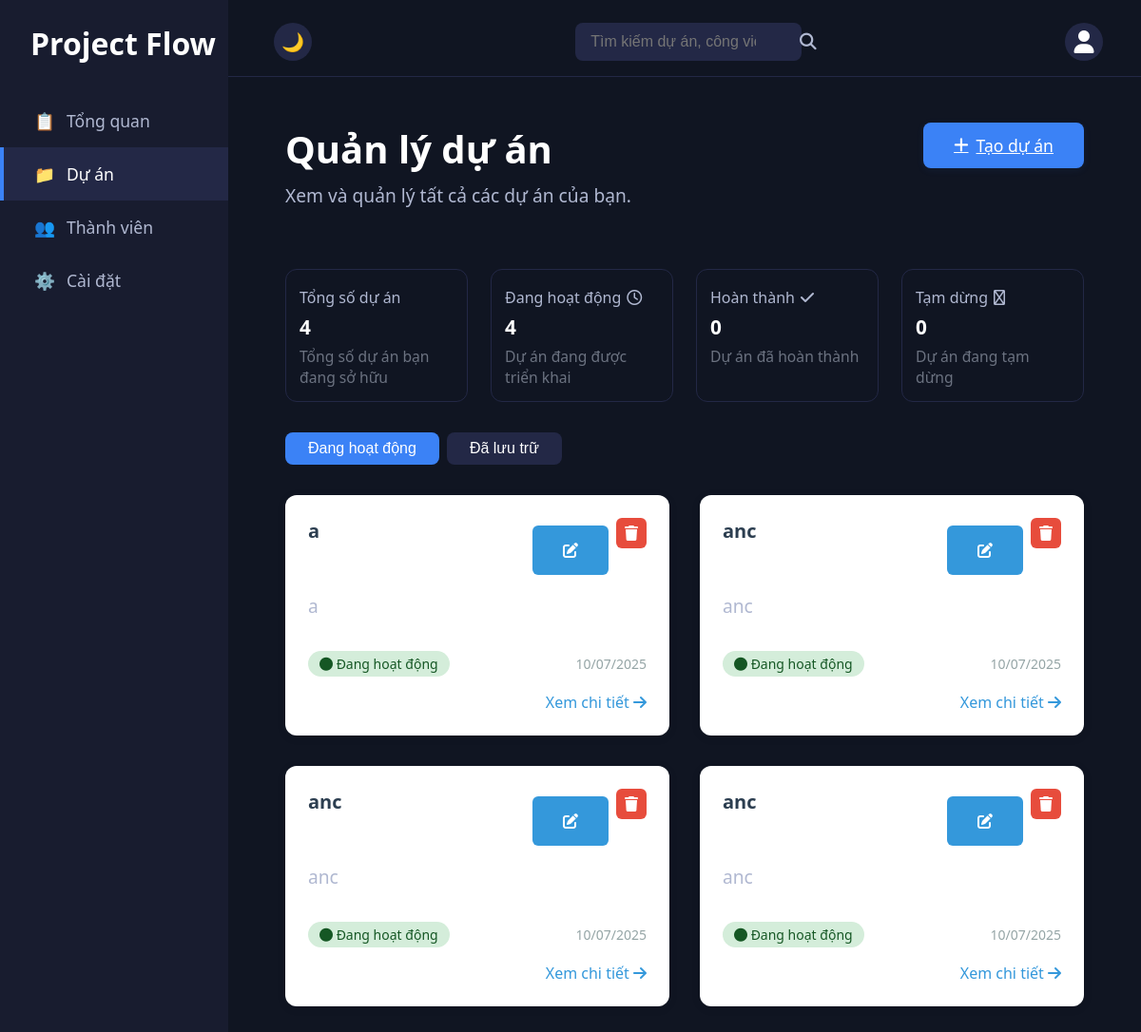
/dashboard/projects/ (signed in), run on an earlier commit of the app's database.
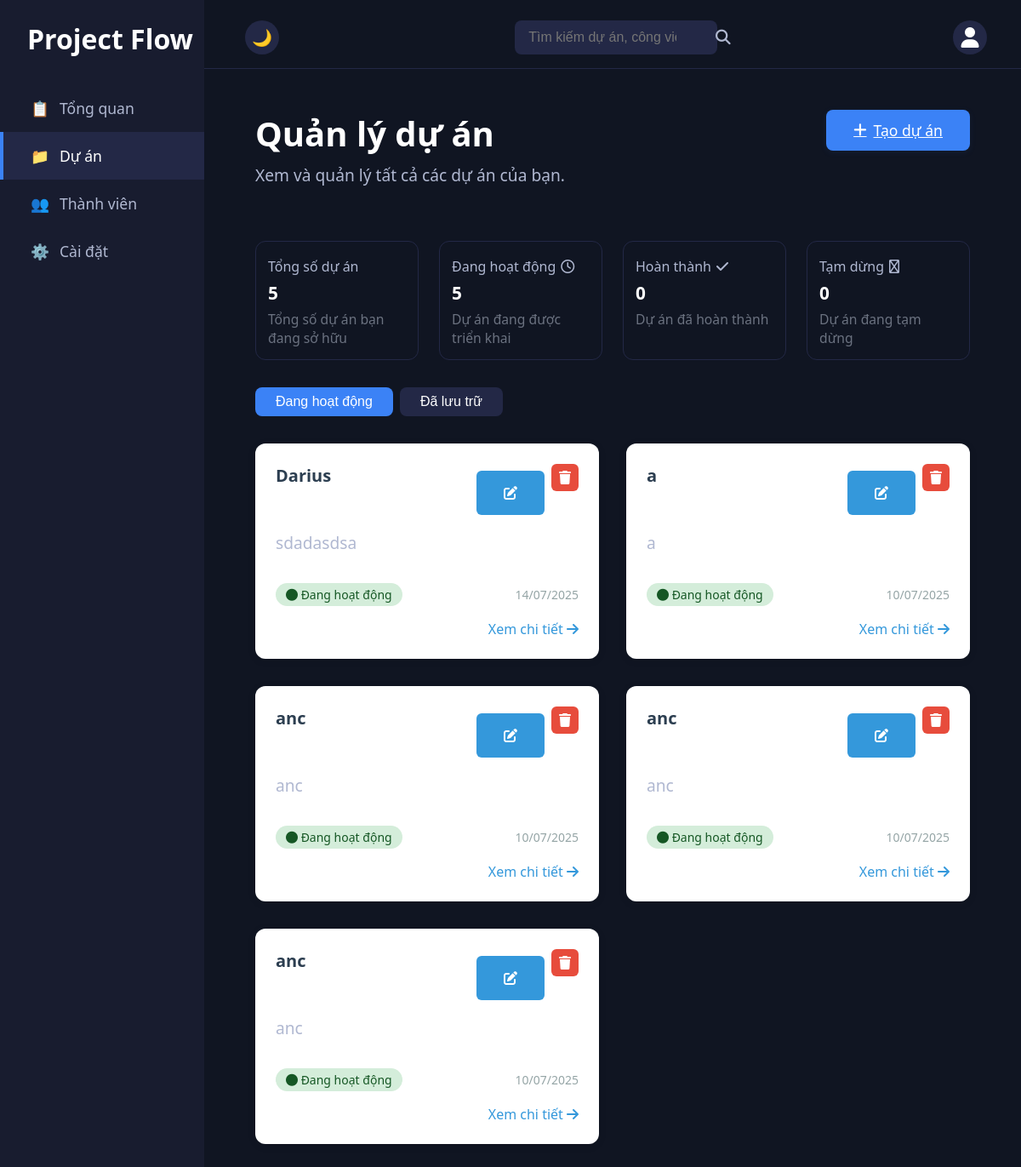
And on a later commit of the database.
### dashboard/models.py (models this page shows)
class Project(models.Model):
    id = models.AutoField(primary_key=True)
    name = models.CharField(max_length=255)
    description = models.TextField()
    status = models.CharField(
        max_length=20,
        choices=ProjectStatus.choices,
        default=ProjectStatus.ACTIVE
    )
    created_at = models.DateTimeField(auto_now_add=True)
    updated_at = models.DateTimeField(auto_now=True)
    archived_at = models.DateTimeField(null=True, blank=True)
    owner = models.ForeignKey(
        User,
        on_delete=models.CASCADE,
        related_name='owned_projects'
    )
    class Meta:
        db_table = 'projects'

### dashboard/views.py (the view)
# urls.py: path('projects/', views.view_projects, name='view_projects'),
@login_required(login_url="login")
def view_projects(request):
    user = request.user
    projects = Project.objects.filter(owner=user).order_by('-created_at')
    total_projects = projects.count()
    active_projects = projects.filter(status='ACTIVE').count()
    completed_projects = projects.filter(status='COMPLETED').count()
    on_hold_projects = projects.filter(status='ON_HOLD').count()
    context = {
        'username': user.username,
        'projects': projects,
        'total_projects': total_projects,
        'active_projects': active_projects,
        'completed_projects': completed_projects,
        'on_hold_projects': on_hold_projects,
    }
    print(context)  # Debugging line to check context
    return render(request, 'dashboard/projects_content.html', context)

### templates/dashboard/projects_content.html (shortened to what this page needs)
{% extends "dashboard/base.html"%}
{% block include_header %}
<link rel="stylesheet" href="/static/dashboard/projects_content.css">
{% endblock%}
{% block container %}
<div id="projects-content" class="content-section">
    <div class="projects-header">
        <div class="projects-title-group">
            <h1>Quản lý dự án</h1>
            <p>Xem và quản lý tất cả các dự án của bạn.</p>
        </div>
        <a href="{% url 'create_project' %}" class="create-btn">
            <i class="fa-solid fa-plus"></i> Tạo dự án
        </a>
    </div>
    <div class="projects-stats">
        <div class="stat-card">
            <div class="stat-title">Tổng số dự án</div>
            <div class="stat-value">{{ total_projects }}</div>
            <div class="stat-desc">Tổng số dự án bạn đang sở hữu</div>
        </div>
        <div class="stat-card">
            <div class="stat-title">Đang hoạt động <i class="fa-regular fa-clock"></i></div>
            <div class="stat-value">{{ active_projects }}</div>
            <div class="stat-desc">Dự án đang được triển khai</div>
        </div>
        <div class="stat-card">
            <div class="stat-title">Hoàn thành <i class="fa-solid fa-check"></i></div>
            <div class="stat-value">{{ completed_projects }}</div>
            <div class="stat-desc">Dự án đã hoàn thành</div>
        </div>
        <div class="stat-card">
            <div class="stat-title">Tạm dừng <i class="fa-regular fa-circle-info"></i></div>
            <div class="stat-value">{{ on_hold_projects }}</div>
            <div class="stat-desc">Dự án đang tạm dừng</div>
        </div>
    </div>
    <div class="projects-tabs">
        <button class="tab-btn active">Đang hoạt động</button>
        <button class="tab-btn">Đã lưu trữ</button>
    </div>
    {% if projects %}
        <div class="projects-grid">
            {% for project in projects %}
                <div class="project-card">
                    <div class="project-header">
                        <h3 class="project-name">{{ project.name }}</h3>
                        <div class="project-actions">
                            <a href="{% url 'edit_project' project.id %}" class="action-btn edit-btn" title="Chỉnh sửa">
                                <i class="fa-solid fa-edit"></i>
                            </a>
                            <a href="{% url 'delete_project' project.id %}" class="action-btn delete-btn" title="Xóa">
                                <i class="fa-solid fa-trash"></i>
                            </a>
                        </div>
                    </div>
                    <p class="project-description">{{ project.description|truncatechars:100 }}</p>
                    <div class="project-meta">
                        <span class="project-status status-{{ project.status|lower }}">
                            {% if project.status == 'ACTIVE' %}
                                <i class="fa-solid fa-circle"></i> Đang hoạt động
                            {% elif project.status == 'COMPLETED' %}
                                <i class="fa-solid fa-check-circle"></i> Hoàn thành
                            {% elif project.status == 'ON_HOLD' %}
                                <i class="fa-solid fa-pause-circle"></i> Tạm dừng
                            {% endif %}
                        </span>
                        <span class="project-date">{{ project.created_at|date:"d/m/Y" }}</span>
                    </div>
                    <div class="project-footer">
                        <a href="{% url 'view_project_detail' project.id %}" class="view-project-btn">
                            Xem chi tiết <i class="fa-solid fa-arrow-right"></i>
                        </a>
                    </div>
                </div>
            {% endfor %}
        </div>
    {% endif %}
</div>
{% endblock %}

### templates/dashboard/base.html (shortened to what this page needs)
<!DOCTYPE html>
<html lang="vi">
<head>
    <link rel="stylesheet" href="/static/dashboard/frame.css">
    <link rel="stylesheet" href="https://cdnjs.cloudflare.com/ajax/libs/font-awesome/6.5.0/css/all.min.css">
    {% block include_header %}
    {% endblock %}
    <link rel="stylesheet" href="/static/dashboard/personal_detail.css">
</head>
<body class="dark-mode">
    <div class="sidebar">
        <div class="sidebar-title">Project Flow</div>
        <ul class="sidebar-menu">
            <li class="{% if request.path == '/dashboard/overview/' %}active{% endif %}">
                <a href="{% url 'view_overview' %}"><span>📋</span> Tổng quan</a>
            </li>
            <li class="{% if request.path == '/dashboard/projects/' %}active{% endif %}">
                <a href="{% url 'view_projects' %}"><span>📁</span> Dự án</a>
            </li>
            <li class="{% if request.path == '/dashboard/members/' %}active{% endif %}">
                <a href="{% url 'view_project_members' %}"><span>👥</span> Thành viên</a>
            </li>
            <li class="{% if request.path == '/dashbooard/settings/' %}active{% endif %}">
                <a href="{% url 'view_settings' %}"><span>⚙️</span> Cài đặt</a>
            </li>
        </ul>
    </div>
    <div class="main">
        <div class="header">
            <div class="header-left">
                <button class="toggle-mode" onclick="toggleMode()">
                    <span id="mode-icon">🌙</span>
                </button>
            </div>
            <div class="header-center">
                <input type="text" class="search-bar" placeholder="Tìm kiếm dự án, công việc...">
                <button class="search-btn"><i class="fa-solid fa-magnifying-glass"></i></button>
            </div>
            <div class="header-right">
                <button class="user-btn" onclick="toggleUserMenu()"><i class="fa-solid fa-user"></i></button>
            </div>
        </div>
        <div class="content" id="content">
            {% block container %}
            {% endblock %}
        </div>
    </div>
</body>
</html>

### static/dashboard/frame.css (style rules this page uses)
body { margin: 0; font-family: 'Segoe UI', Arial, sans-serif; background: #101522; color: #fff; min-height: 100vh; }
.sidebar { position: fixed; left: 0; top: 0; bottom: 0; width: 240px; background: #181c2f; padding-top: 24px; display: flex; flex-direction: column; z-index: 100; }
.sidebar-title { font-size: 2rem; font-weight: bold; color: #fff; margin-left: 32px; margin-bottom: 32px; }
.sidebar-menu { list-style: none; padding: 0; margin: 0; }
.sidebar-menu li { padding: 16px 32px; color: #b0b8d1; font-size: 1.1rem; cursor: pointer; border-left: 4px solid transparent; transition: background 0.2s, color 0.2s, border-color 0.2s; display: flex; align-items: center; gap: 12px; }
.sidebar-menu li.active, .sidebar-menu li:hover { background: #232846; color: #fff; border-left: 4px solid #3b82f6; }
.sidebar-menu li a { text-decoration: none; color: inherit; display: flex; align-items: center; gap: 12px; width: 100%; }
.main { margin-left: 240px; min-height: 100vh; background: #101522; transition: background 0.2s; }
.header { display: flex; align-items: center; justify-content: space-between; padding: 24px 40px 16px 40px; background: #101522; border-bottom: 1px solid #232846; position: sticky; top: 0; z-index: 10; }
.header-left { display: flex; align-items: center; gap: 16px; }
.toggle-mode { background: #232846; border: none; border-radius: 20px; width: 40px; height: 40px; color: #fff; font-size: 1.2rem; cursor: pointer; margin-left: 8px; transition: background 0.2s; }
.header-center { flex: 1; display: flex; justify-content: center; align-items: center; position: relative; }
.search-bar { width: 30%; padding: 12px 16px; padding-right: 48px; border: none; border-radius: 8px; background: #232846; color: #fff; font-size: 1rem; outline: none; transition: background 0.2s; height: 40px; box-sizing: border-box; }
.header-right { position: relative; display: flex; align-items: center; gap: 12px; }
.user-btn { background: #232846; border: none; border-radius: 50%; width: 40px; height: 40px; color: #fff; font-size: 1.5rem; cursor: pointer; transition: background 0.2s; display: flex; align-items: center; justify-content: center; }
.content { padding: 48px 60px; min-height: 80vh; }
#projects-content h1 { font-size: 2.5rem; margin-bottom: 0.5rem; }
#projects-content p { color: #b0b8d1; font-size: 1.2rem; margin-bottom: 2rem; }
.create-btn { background: #3b82f6; color: #fff; border: none; border-radius: 8px; padding: 12px 32px; font-size: 1.1rem; cursor: pointer; transition: background 0.2s; }
.search-btn { position: absolute; right: 32%; top: 50%; transform: translateY(-50%); background: none; border: none; color: #b0b8d1; font-size: 1.1rem; padding: 8px; cursor: pointer; border-radius: 6px; transition: all 0.2s ease; }

### static/dashboard/projects_content.css (style rules this page uses)
#projects-content { max-width: 1200px; margin: 0 auto; padding: 0; }
.projects-header { display: flex; align-items: flex-start; justify-content: space-between; margin-bottom: 32px; }
.projects-title-group h1 { font-size: 2.5rem; font-weight: 700; margin: 0 0 8px 0; color: #fff; }
.projects-title-group p { color: #b0b8d1; font-size: 1.15rem; margin: 0; }
.create-btn { background: #3b82f6; color: #fff; border: none; border-radius: 8px; padding: 12px 32px; font-size: 1.1rem; font-weight: 500; cursor: pointer; transition: background 0.2s; display: flex; align-items: center; gap: 8px; box-shadow: 0 2px 8px rgba(59,130,246,0.08); }
.projects-stats { display: flex; gap: 24px; margin-bottom: 32px; }
.stat-card { flex: 1; background: transparent; border: 1.5px solid #232846; border-radius: 12px; padding: 24px 20px 18px 20px; display: flex; flex-direction: column; gap: 8px; min-width: 180px; min-height: 120px; transition: border 0.2s; }
.stat-title { font-size: 1.1rem; color: #b0b8d1; font-weight: 500; display: flex; align-items: center; gap: 6px; }
.stat-value { font-size: 2rem; font-weight: 700; color: #fff; }
.stat-desc { font-size: 0.98rem; color: #6b7280; }
.projects-tabs { display: flex; gap: 8px; margin-bottom: 32px; }
.tab-btn { background: #232846; color: #fff; border: none; border-radius: 8px; padding: 8px 24px; font-size: 1rem; font-weight: 500; cursor: pointer; transition: background 0.2s, color 0.2s; }
.tab-btn.active, .tab-btn:hover { background: #3b82f6; color: #fff; }

What changed in the data, as far as the page shows it:
added Project: name "Darius", description "sdadasdsa", status "ACTIVE" (drawn), created_at "14/07/2025"
Also different on the page:
{{ total_projects }}: "4" → "5"
{{ active_projects }}: "4" → "5"
